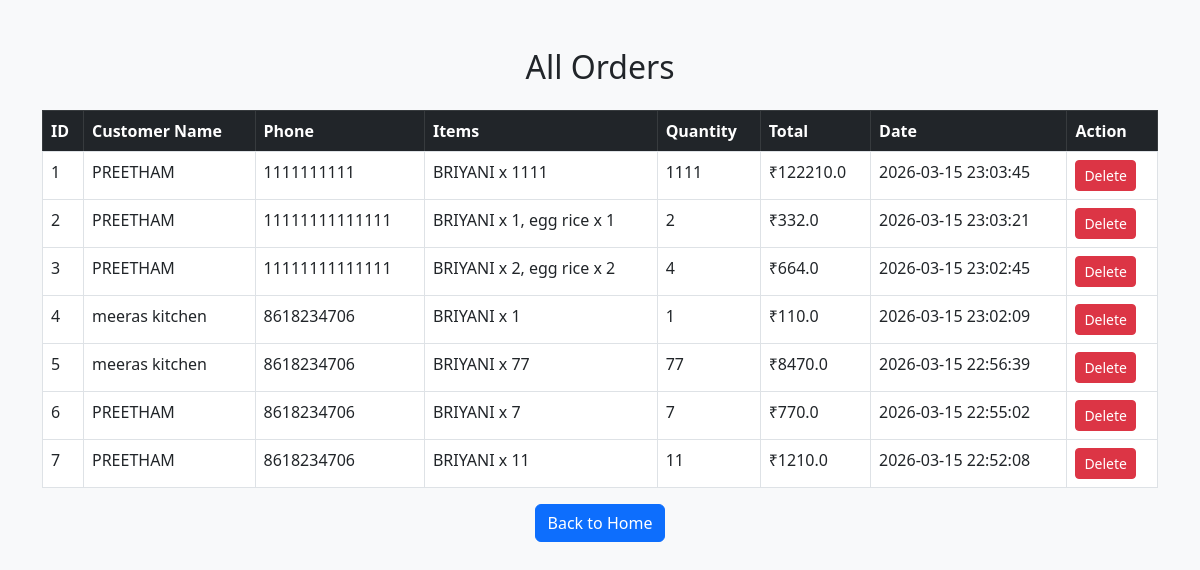
/orders (signed in), run on the app's committed database.
### tables this page shows
CREATE TABLE orders(
        id INTEGER PRIMARY KEY AUTOINCREMENT,
        customer_name TEXT,
        customer_number TEXT,
        item_name TEXT,
        quantity INTEGER,
        total REAL,
        date TEXT
    );

### app.py (the view)
@app.route("/orders")
def view_orders():
    if not session.get("admin"):
        return redirect("/login")
    conn = sqlite3.connect(DB_PATH)
    cursor = conn.cursor()
    cursor.execute("SELECT * FROM orders ORDER BY id DESC")
    data = cursor.fetchall()
    conn.close()
    orders = []
    display_id = 1
    for order in data:
        orders.append((
            display_id,      # Display order number
            order[1],        # customer name
            order[2],        # phone
            order[3],        # items
            order[4],        # quantity
            order[5],        # total
            order[6],        # date
            order[0]         # real id for delete
        ))
        display_id += 1
    return render_template("orders.html", orders=orders)

### templates/orders.html (shortened to what this page needs)
<!DOCTYPE html>
<html>
<head>
<link href="https://cdn.jsdelivr.net/npm/bootstrap@5.3.0/dist/css/bootstrap.min.css" rel="stylesheet">
</head>
<body class="bg-light">
<div class="container mt-5">
<h2 class="text-center mb-4">All Orders</h2>
<table class="table table-bordered table-striped">
<thead class="table-dark">
<tr>
<th>ID</th>
<th>Customer Name</th>
<th>Phone</th>
<th>Items</th>
<th>Quantity</th>
<th>Total</th>
<th>Date</th>
<th>Action</th>
</tr>
</thead>
<tbody>
{% for order in orders %}
<tr>
<tr>
<td>{{ order[0] }}</td>
<td>{{ order[1] }}</td>
<td>{{ order[2] }}</td>
<td>{{ order[3] }}</td>
<td>{{ order[4] }}</td>
<td>₹{{ order[5] }}</td>
<td>{{ order[6] }}</td>
<td>
<a href="/delete_order/{{ order[7] }}" class="btn btn-danger btn-sm">
Delete
</a>
</td>
</tr>
</tr>
{% endfor %}
</tbody>
</table>
<div class="text-center mt-3">
<a href="/" class="btn btn-primary">
Back to Home
</a>
</div>
</div>
</body>
</html>

### data on the page
orders: order "1", customer_name "PREETHAM", customer_number "1111111111", item_name "BRIYANI x 1111", quantity "1111", total "122210.0", date "2026-03-15 23:03:45"
orders: quantity "2", customer_name "PREETHAM", customer_number "11111111111111", item_name "BRIYANI x 1, egg rice x 1", total "332.0", date "2026-03-15 23:03:21"
orders: order "3", customer_name "PREETHAM", customer_number "11111111111111", item_name "BRIYANI x 2, egg rice x 2", quantity "4", total "664.0", date "2026-03-15 23:02:45"
orders: id "4", customer_name "meeras kitchen", customer_number "8618234706", item_name "BRIYANI x 1", quantity "1", total "110.0", date "2026-03-15 23:02:09"
orders: order "5", customer_name "meeras kitchen", customer_number "8618234706", item_name "BRIYANI x 77", quantity "77", total "8470.0", date "2026-03-15 22:56:39"
orders: order "6", customer_name "PREETHAM", customer_number "8618234706", item_name "BRIYANI x 7", quantity "7", total "770.0", date "2026-03-15 22:55:02"
orders: order "7", customer_name "PREETHAM", customer_number "8618234706", item_name "BRIYANI x 11", quantity "11", total "1210.0", date "2026-03-15 22:52:08"
